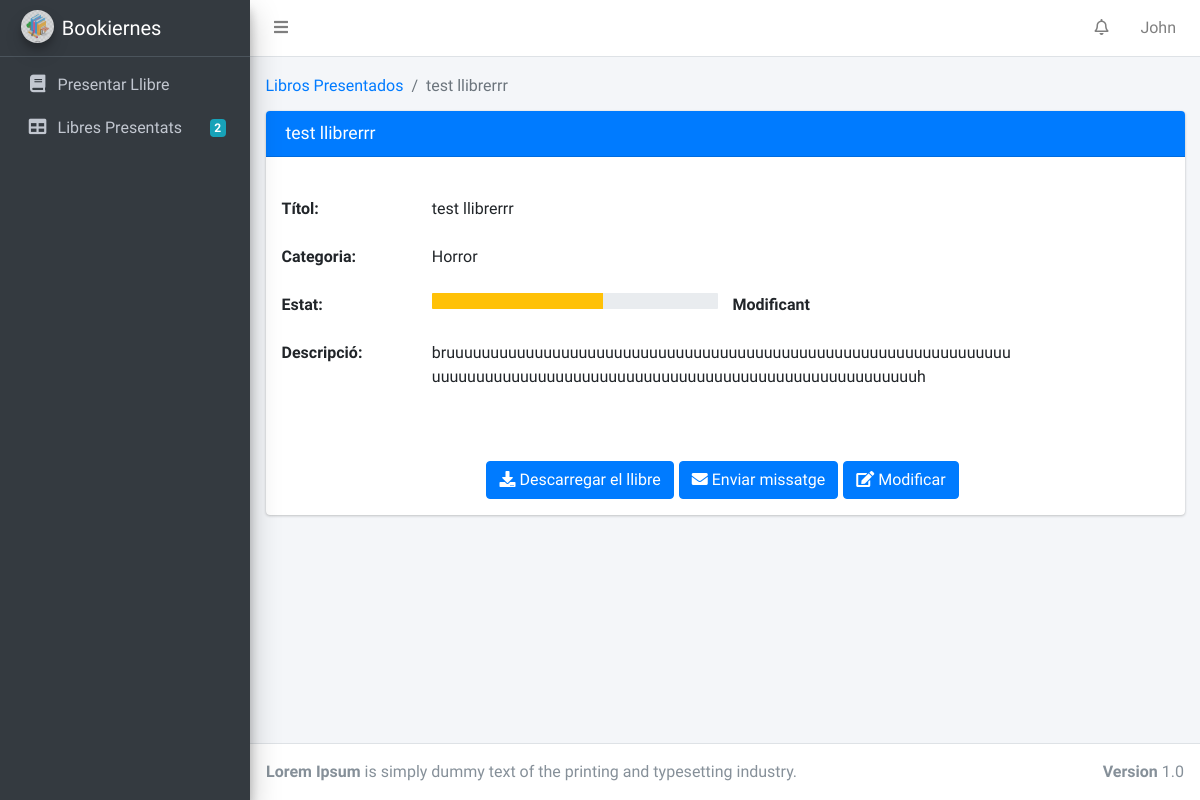
The page /writer_published/get_book/1/ (signed in) on the database its author committed.
### BookiernesApp/models.py (models this page shows, shortened)
class User(AbstractUser):
    USER_TYPE_CHOICES = [('writer', 'Escritor'), ('editor', 'Editor'), ('main_editor', 'Escriptor principal'), ]
    user_type = models.CharField(
        max_length=255,
        choices=USER_TYPE_CHOICES,
        default='writer',
    )
    path_profile_photo = models.FileField(upload_to='profile_photo', null=True, blank=True)
    def get_user_type_name(self):
        return dict(self.USER_TYPE_CHOICES)[self.user_type]

class Writer(models.Model):
    user = models.OneToOneField(User, on_delete=models.CASCADE, null=True, related_name='writer_profile')
    name = models.CharField(max_length=255)
    def get_presented_books(self):
        return Book.objects.all().filter(author=self)

class Book(models.Model):
    BOOK_STATUSES = [('presented', 'Presentat'), ('revised', 'Revisat'), ('modifying', 'Modificant'),
                     ('accepted', 'Aceptat'), ('rejected', 'Rebutjat'), ('published', 'Publicat'),
                     ('new_version', 'New Version')]
    title = models.CharField(null=True, max_length=255, blank=True)
    author = models.ForeignKey(Writer, null=True, on_delete=models.PROTECT, blank=True)
    assigned_to = models.ForeignKey(Editor, null=True, on_delete=models.PROTECT, related_name='books_assigned',
                                    blank=True)
    book_status = models.CharField(null=True, max_length=255, choices=BOOK_STATUSES, blank=True)
    description = models.TextField(null=True, blank=True)
    theme = models.ForeignKey(Theme, null=True, on_delete=models.PROTECT, related_name='books_themes', blank=True)
    path = models.FileField(upload_to='book', null=True, blank=True)
    main_editor_comment = models.TextField(null=True, blank=True)

class Theme(models.Model):
    name = models.CharField(max_length=255)
    def __str__(self):
        return str(self.name)

### BookiernesApp/views/writer_views.py (the view)
# urls.py: url(r'^writer_published/get_book/(?P<pk>\d+)/$', login_required(Get_Books.as_view()), name='books'),
@method_decorator([login_required, writer_required], name='dispatch')
class Get_Books(TemplateView):
    model = Book
    template_name = 'html_templates/Escriptor/Escriptor_LibroConcreto.html'
    def get_context_data(self, **kwargs):
        try:
            context = super().get_context_data(**kwargs)
            context['book_numbers'] = Book.objects.count()
            notification = Notification.objects.filter(destination_user_id=self.request.user.id)
            context['notification_numbers'] = notification.count()
            context['notifications'] = notification
            author = Writer.objects.get(user_id=self.request.user.id).id
            context['book'] = Book.objects.get(Q(author_id=author) & Q(pk=self.kwargs['pk']))
            return context
        except:
            raise Http404("I can't access this page.")

### BookiernesApp/templates/html_templates/Escriptor/Escriptor_LibroConcreto.html (shortened to what this page needs)
{% extends "html_templates/Blocks/Base.html" %}
{% block head %}
    <link rel="stylesheet" href="../../../static/BookiernesApp/css/all.min.css">
    <link rel="stylesheet" href="https://use.fontawesome.com/releases/v5.7.0/css/all.css"
>
    <link rel="stylesheet" href="../../../static/BookiernesApp/css/adminlte.min.css">
{% endblock %}
{% block content %}
  <div class="content-wrapper">
    <div class="content-header">
      <div class="container-fluid">
        <ol class="breadcrumb float-sm-left">
              <li class="breadcrumb-item"><a href="{% url 'BookiernesApp:writer_published_books' %}">Libros Presentados</a></li>
              <li class="breadcrumb-item active">  {{book.title}} </li>
        </ol>
      </div>
    </div>
    <section class="content">
        <div class="container-fluid">
              <div class="card card-primary">
                <div class="card-header">
                  <h3 class="card-title">{{book.title}}</h3>
                </div>
                <br>
                        <div class="row invoice-info p-3 mb-3">
                          <div class="col-sm-2 invoice-col">
                              <strong> Títol:</strong><br><br>
                              <strong> Categoria:</strong><br><br>
                              <strong> Estat:</strong><br><br>
                              <strong> Descripció:</strong><br><br>
                          </div>
                          <div class="col-sm-8 invoice-col">
                            {{book.title}}<br><br>
                            {{book.theme}}
                            </br><br>
                            {% if book.book_status == "presented" %}
                              <div class="row ">
                                  <div class="col">
                                  <div class="progress" >
                                      <div class="progress-bar bg-info" role="progressbar" aria-valuenow="20" aria-valuemin="0"
                                           aria-valuemax="100" style="width: 20%">
                                      </div>
                                    </div>
                                  </div>
                                  <div class="col">
                                      <strong> Presentat </strong>
                                  </div>
                              </div>
                          {% elif book.book_status == "modifying"  %}
                          <div class="row ">
                            <div class="col">
                            <div class="progress" >
                                <div class="progress-bar bg-warning" role="progressbar" aria-valuenow="20" aria-valuemin="0"
                                     aria-valuemax="100" style="width: 60%">
                                </div>
                              </div>
                            </div>
                            <div class="col">
                                <strong> Modificant </strong>
                            </div>
                        </div>
                    {% endif %}
                          {{book.description  | safe}}
                          </div>
                        </div>
                <br>
                  <div class="d-flex justify-content-center mb-3">
                      <a href="/media/{{book.path}}" download>
                        <button type="button" class="btn btn-primary float-right" style="margin-right: 5px;">
                          <i class="fas fa-download"></i>  Descarregar el llibre
                        </button>
                    </a>
                    {% if book.assigned_to != None and book.book_status != "rejected" %}
                    <a href="/writer_message/get_book/{{book.id}}/">
                        <button type="button" class="btn btn-primary float-right" style="margin-right: 5px;">
                            <i class="fas fa-envelope"></i> Enviar missatge
                        </button>
                    </a>
                          <a href="{% url 'BookiernesApp:writer_modify_a_book' book.id  %}">
                              <button type="button" class="btn btn-primary float-right" style="margin-right: 5px;">
                                  <i class="fas fa-edit"></i> Modificar
                              </button>
                          </a>
                  </div>
                  {% endif %}
              </div>
        </div>
    </section>
  </div>
{% endblock %}

### BookiernesApp/templates/html_templates/Blocks/Base.html (shortened to what this page needs)
<!DOCTYPE html>
<html lang="en">
<head>
    {% block head %}
    {% endblock %}
</head>
<body class="hold-transition sidebar-mini layout-fixed">
<div class="wrapper">
    <nav class="main-header navbar navbar-expand navbar-white navbar-light">
        <ul class="navbar-nav">
            <li class="nav-item">
                <a class="nav-link" data-widget="pushmenu" href="#" role="button"><i class="fas fa-bars"></i></a>
            </li>
        </ul>
        <ul class="navbar-nav ml-auto">
            <li class="nav-item dropdown">
                <a class="nav-link" data-toggle="dropdown" href="#">
                    <i class="far fa-bell"></i>
                </a>
            </li>
            <li class="nav-item dropdown">
                <a class="nav-link" data-toggle="dropdown" href="#">
                    {{ user.first_name }}
                </a>
            </li>
        </ul>
    </nav>
    <aside class="main-sidebar sidebar-dark-primary elevation-4">
        <a href="#" class="brand-link">
            <img src="../../../static/BookiernesApp/img/logo_Bookiernes.png" alt="Bookiernes Logo"
                 class="brand-image img-circle elevation-3" style="opacity: .8">
            <span class="brand-text font-weight-light">Bookiernes</span>
        </a>
        <div class="sidebar">
            <nav class="mt-2">
                <ul class="nav nav-pills nav-sidebar flex-column" data-widget="treeview" role="menu"
                    data-accordion="false">
                    {% if  user.user_type == 'writer' %}
                        <li class="nav-item">
                            <a href="{% url 'BookiernesApp:writer_publish_book' %}" class="nav-link">
                                <i class="nav-icon fas fa-book"></i>
                                <p>
                                    Presentar Llibre
                                </p>
                            </a>
                        </li>
                        <li class="nav-item">
                            <a href="{% url 'BookiernesApp:writer_published_books' %}" class="nav-link">
                                <i class="nav-icon fas fa-table"></i>
                                <p>
                                    Libres Presentats
                                    {% if user.writer_profile.get_presented_books.count > 0 %}
                                        <span class="badge badge-info right">{{ user.writer_profile.get_presented_books.count }}</span>
                                    {% endif %}
                                </p>
                            </a>
                        </li>
                    {% endif %}
                </ul>
            </nav>
        </div>
    </aside>
    {% block content %}
    {% endblock %}
    <footer class="main-footer">
        <strong>Lorem Ipsum</strong>
        is simply dummy text of the printing and typesetting industry.
        <div class="float-right d-none d-sm-inline-block">
            <strong>Version</strong> 1.0
        </div>
    </footer>
</div>
</body>
</html>

### rows shown on the page
User: first_name "John", writer_profile.get_presented_books.count "2"
Book: title "test llibrerrr", theme "Horror", description "bruuuuuuuuuuuuuuuuuuuuuuuuuuuuuuuuuuuuuuuuuuuuuuuuuuuuuuuuuuuuuuuuuuuuuuuuuuuuuuuuuuuuuuuuuuuuuuuuuuuuuuuuuuuuuuuuuuuuuuuh"
